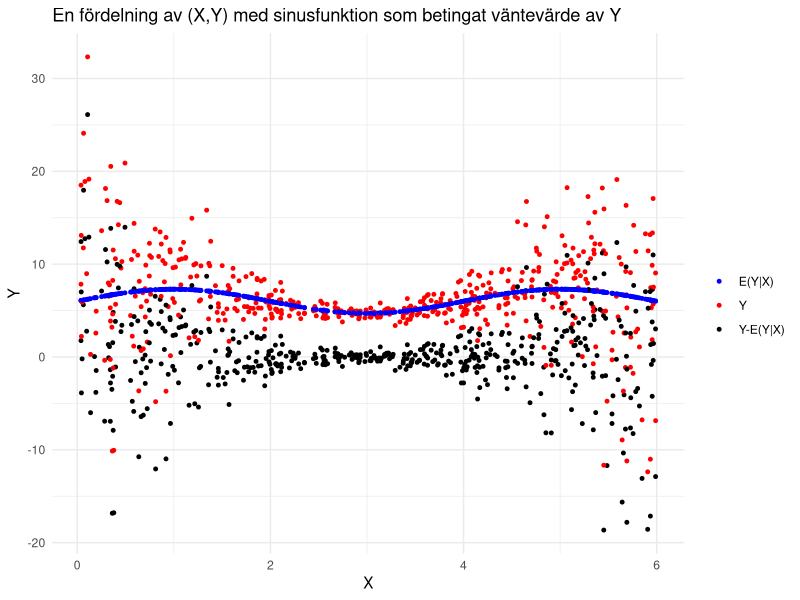

R code for this plot:
## ---- chunk 1
knitr::opts_chunk$set(echo = TRUE)
library(tidyverse)
library(flextable)
theme_set(theme_minimal())
## ---- chunk 2
n <- 500

# Betingat väntevärde och betingad varians (standardavvikelse)
mf <- function(x) 6+1.3*sin(pi*x/2)
sdf <- function(x) 0.4+(3-x)^2
obs <- tibble(
  X=runif(n,min=0,max=6),
  Y=rnorm(n,mean=mf(X),sd=sdf(X))
  )

# Lägg till betingade väntevärdet och residualen
obsext <- obs %>% mutate(
  `E(Y|X)`=mf(X),
  `Y-E(Y|X)`=Y-mf(X)
  ) 
  

obsext %>%
  pivot_longer(cols=c("Y","E(Y|X)","Y-E(Y|X)")) %>% # Lägger alla värden i kolonn `value` med namn i `name`
  ggplot(aes(x=X,y=value,color=name)) + 
  geom_point(size=1) + # Scatter plot
  scale_colour_manual(values=c("Y" = "red","E(Y|X)" = "blue","Y-E(Y|X)" ="black")) + # Val av färger
  ggtitle("En fördelning av (X,Y) med sinusfunktion som betingat väntevärde av Y") + # 
  labs(y="Y",color="")
## ---- chunk 3

## ---- chunk 4
t1 <- integrate(function(x) sdf(x)^2*(1/6),0,6)$value
t2 <- integrate(function(x) mf(x)^2*(1/6),0,6)$value
t3 <- integrate(function(x) mf(x)*(1/6),0,6)$value
t1 + t2 - t3^2
